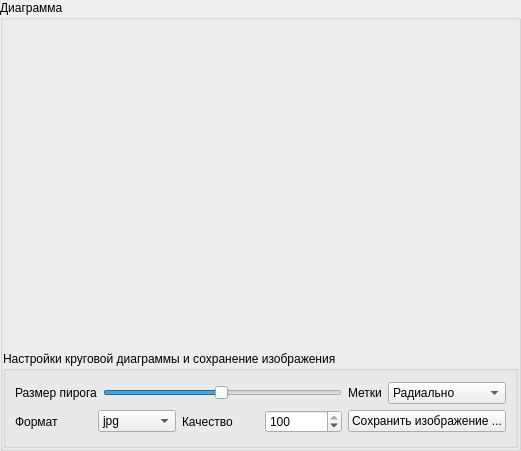
          <widget class="QGroupBox" name="groupBoxDiagram_2">
           <property name="minimumSize">
            <size>
             <width>521</width>
             <height>451</height>
            </size>
           </property>
           <property name="title">
            <string>Диаграмма</string>
           </property>
           <layout class="QGridLayout" name="gridLayout_16">
            <property name="leftMargin">
             <number>0</number>
            </property>
            <property name="topMargin">
             <number>0</number>
            </property>
            <property name="rightMargin">
             <number>0</number>
            </property>
            <property name="bottomMargin">
             <number>0</number>
            </property>
            <property name="spacing">
             <number>0</number>
            </property>
            <item row="0" column="0">
             <layout class="QVBoxLayout" name="verticalLayout_16">
              <item>
               <widget class="ChartViewWithZoom" name="canvasDiagram" native="true">
                <property name="minimumSize">
                 <size>
                  <width>501</width>
                  <height>331</height>
                 </size>
                </property>
               </widget>
              </item>
              <item>
               <widget class="QGroupBox" name="groupBox_23">
                <property name="minimumSize">
                 <size>
                  <width>497</width>
                  <height>68</height>
                 </size>
                </property>
                <property name="maximumSize">
                 <size>
                  <width>16777215</width>
                  <height>100</height>
                 </size>
                </property>
                <property name="title">
                 <string>Настройки круговой диаграммы и сохранение изображения</string>
                </property>
                <layout class="QGridLayout" name="gridLayout_17">
                 <item row="0" column="0">
                  <layout class="QVBoxLayout" name="verticalLayout_17">
                   <item>
                    <layout class="QHBoxLayout" name="horizontalLayout_44">
                     <item>
                      <widget class="QLabel" name="label_23">
                       <property name="text">
                        <string>Размер пирога</string>
                       </property>
                      </widget>
                     </item>
                     <item>
                      <widget class="QSlider" name="horizontalSliderPieSize">
                       <property name="minimum">
                        <number>1</number>
                       </property>
                       <property name="maximum">
                        <number>100</number>
                       </property>
                       <property name="pageStep">
                        <number>5</number>
                       </property>
                       <property name="value">
                        <number>50</number>
                       </property>
                       <property name="orientation">
                        <enum>Qt::Horizontal</enum>
                       </property>
                      </widget>
                     </item>
                     <item>
                      <widget class="QLabel" name="label_26">
                       <property name="text">
                        <string>Метки</string>
                       </property>
                      </widget>
                     </item>
                     <item>
                      <widget class="QComboBox" name="comboBoxPieChartLabelsPosition">
                       <item>
                        <property name="text">
                         <string>Радиально</string>
                        </property>
                       </item>
                       <item>
                        <property name="text">
                         <string>Горизонтально</string>
                        </property>
                       </item>
                       <item>
                        <property name="text">
                         <string>Тангенциально</string>
                        </property>
                       </item>
                       <item>
                        <property name="text">
                         <string>На выноске</string>
                        </property>
                       </item>
                      </widget>
                     </item>
                    </layout>
                   </item>
                   <item>
                    <layout class="QHBoxLayout" name="horizontalLayout_34">
                     <item>
                      <widget class="QLabel" name="label_95">
                       <property name="text">
                        <string>Формат</string>
                       </property>
                      </widget>
                     </item>
                     <item>
                      <widget class="QComboBox" name="comboBoxBarDiagramSavingFormat">
                       <item>
                        <property name="text">
                         <string>jpg</string>
                        </property>
                       </item>
                       <item>
                        <property name="text">
                         <string>png</string>
                        </property>
                       </item>
                       <item>
                        <property name="text">
                         <string>bmp</string>
                        </property>
                       </item>
                      </widget>
                     </item>
                     <item>
                      <widget class="QLabel" name="label_93">
                       <property name="text">
                        <string>Качество</string>
                       </property>
                      </widget>
                     </item>
                     <item>
                      <widget class="QSpinBox" name="spinBoxbarDiagramImageQuality">
                       <property name="minimum">
                        <number>1</number>
                       </property>
                       <property name="maximum">
                        <number>100</number>
                       </property>
                       <property name="singleStep">
                        <number>10</number>
                       </property>
                       <property name="value">
                        <number>100</number>
                       </property>
                      </widget>
                     </item>
                     <item>
                      <widget class="QPushButton" name="pushButtonSaveBarDiagram">
                       <property name="text">
                        <string>Сохранить изображение ...</string>
                       </property>
                      </widget>
                     </item>
                    </layout>
                   </item>
                  </layout>
                 </item>
                </layout>
               </widget>
              </item>
             </layout>
            </item>
           </layout>
          </widget>
